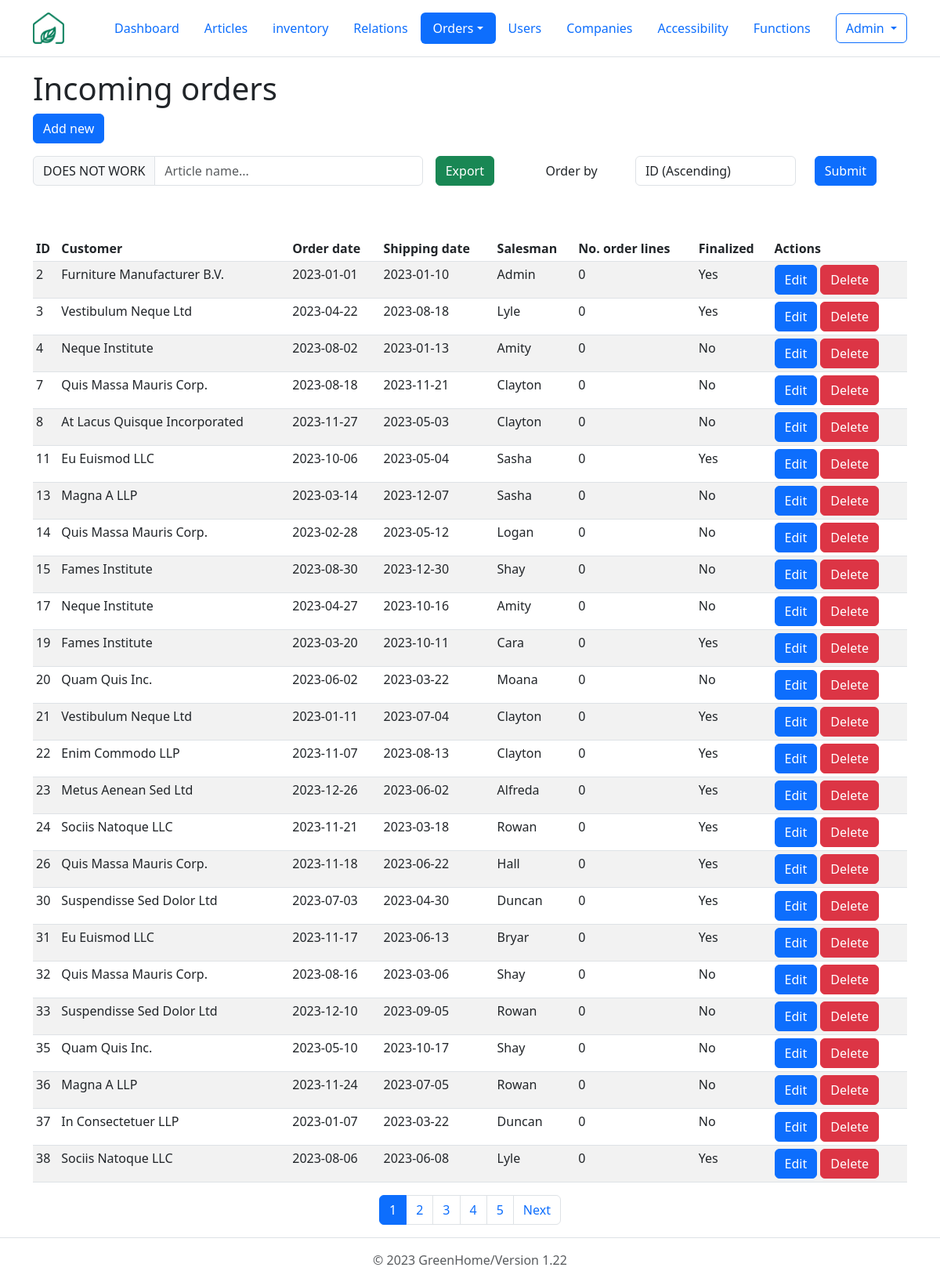
/php/orders/GUI_incoming.php (signed in), run on an earlier commit of the app's database.
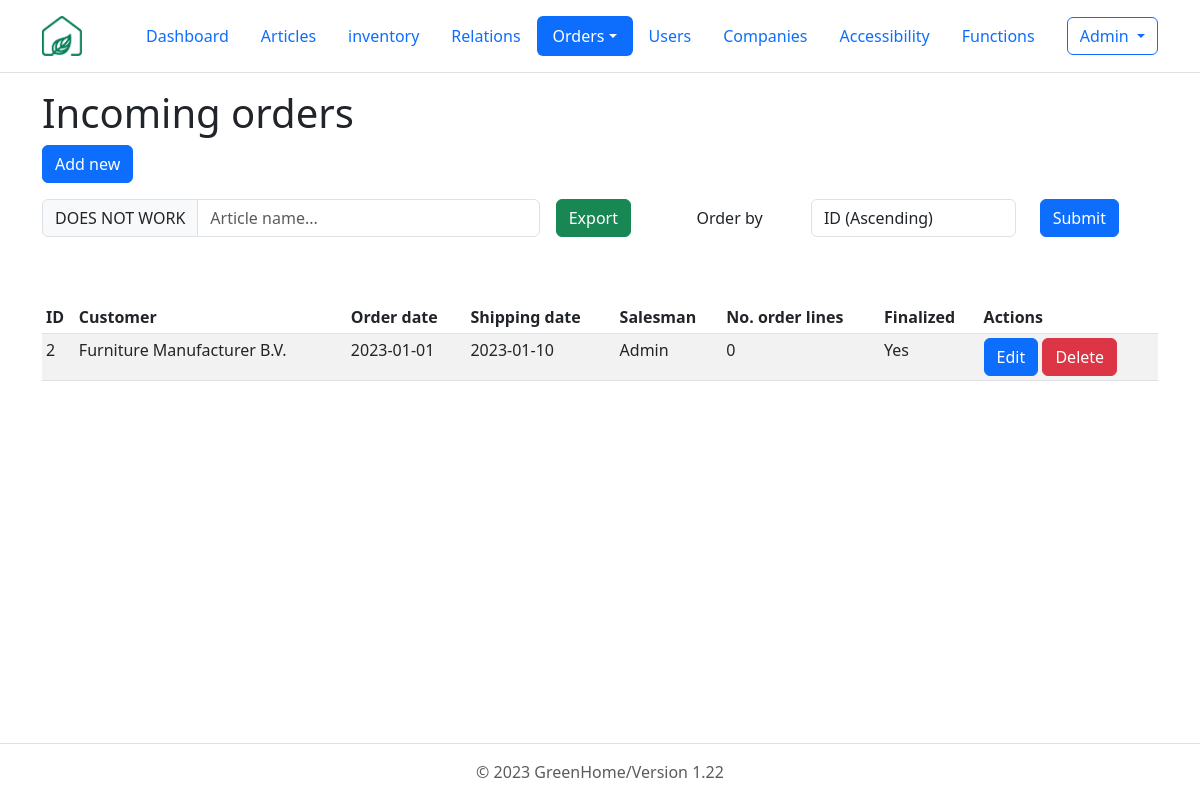
And on a later commit of the database.
### tables this page shows
CREATE TABLE orders (
  id int(10) NOT NULL, 
  order_date date NOT NULL DEFAULT CURRENT_TIMESTAMP, 
  shipping_date date NOT NULL, 
  order_type tinyint(1) NOT NULL, 
  employee_id int(10) NOT NULL DEFAULT 1, 
  relation_id int(10) NOT NULL, 
  company_id int(10) NOT NULL,
  is_finalized tinyint(1) NOT NULL DEFAULT 0
);

CREATE TABLE relations (
  id int(10) NOT NULL, 
  name varchar(255) NOT NULL, 
  street varchar(255) NOT NULL, 
  house_nr varchar(10), 
  zip_code varchar(50) NOT NULL, 
  city varchar(255) NOT NULL, 
  country_code char(2) NOT NULL, 
  email_adress varchar(255) NOT NULL, 
  phone_number varchar(22) NOT NULL 
);

CREATE TABLE employees (
  id int(10) NOT NULL, 
  first_name char(255) NOT NULL, 
  last_name char(255) NOT NULL, 
  email_adress varchar(255) NOT NULL UNIQUE, 
  password varchar(255) NOT NULL, 
  company_id int(10) NOT NULL, 
  function_name varchar(10) NOT NULL, 
  is_active tinyint(1) DEFAULT 1 
);

### php/orders/GUI_incoming.php (the view, shortened to what the changed rows need)
<?php
require_once '../include/db_connect.php';
?>
<!DOCTYPE html>
<html lang="en" class="h-100" data-bs-theme="light">
<head>
  <link href="https://cdn.jsdelivr.net/npm/bootstrap@5.3.0-alpha1/dist/css/bootstrap.min.css" rel="stylesheet">
</head>
<body class="d-flex flex-column h-100">
<body class="d-flex flex-column h-100">
    <div class="container">
      <h1>Incoming orders</h1>
      <br>
      <table class="table table-striped table-sm" id="table">
        <thead>
          <tr>
            <th>ID</th>
            <th>Customer</th>
            <th>Order date</th>
            <th>Shipping date</th>
            <th>Salesman</th>
            <th>No. order lines</th>
            <th>Finalized</th>
            <th>Actions</th>
          </tr>
        </thead>
        <tbody>
        <?php
        $records_per_page = 25;
        $sql_count = "SELECT COUNT(*) AS count FROM orders WHERE order_type = 0";
        $result_count = $connection->query($sql_count);
        $row_count = $result_count->fetch_assoc();
        $total_records = $row_count['count'];
        $total_pages = ceil($total_records / $records_per_page);
        $current_page = isset($_GET['page']) && is_numeric($_GET['page']) ? (int)$_GET['page'] : 1;
        $offset = ($current_page - 1) * $records_per_page;
        if(isset($_GET["order_by"])){
          $get_order_by = $_GET["order_by"];
          switch($get_order_by) {
            case "id_asc":
              $order_by = "id ASC";
              break;
            case "id_desc":
              $order_by = "id DESC";
              break;
            case "order_date_asc":
              $order_by = "order_date ASC";
              break;
            case "order_date_desc":
              $order_by = "order_date DESC";
              break;
            case "shipping_date_asc":
              $order_by = "shipping_date ASC";
              break;
            case "shipping_date_desc":
              $order_by = "shipping_date DESC";
              break;
            case "num_lines_asc":
              $order_by = "num_of_lines ASC";
              break;
            case "num_lines_desc":
              $order_by = "num_of_lines DESC";
              break;
            default:
              $order_by = "id ASC";
          }
        } else {
          $order_by = "id ASC";
        }
        $sql = "SELECT orders.id as id, relations.name as name, orders.order_date as order_date, orders.shipping_date as shipping_date, COUNT(order_lines.order_id) AS num_of_lines, employees.first_name as verkoper_name, IF(orders.is_finalized = 1, 'Yes', 'No') as is_finalized
        FROM orders
        JOIN relations
          ON orders.relation_id = relations.id
        JOIN employees
          ON orders.employee_id = employees.id
        LEFT JOIN order_lines
          ON orders.id = order_lines.order_id
        WHERE order_type = 0
        GROUP BY orders.id
        ORDER BY $order_by
        LIMIT $records_per_page
        OFFSET $offset;";
        $result = $connection->query($sql);
        while($row = $result->fetch_assoc()) {
          echo "<tr>
          <td>$row[id]</td>
          <td>$row[name]</td>
          <td>$row[order_date]</td>
          <td>$row[shipping_date]</td>
          <td>$row[verkoper_name]</td>
          <td>$row[num_of_lines]</td>
          <td>$row[is_finalized]</td>
          <td>
            <a class='btn btn-primary' href='GUI_orderEdit.php?id=$row[id]'>Edit</a>
            <a class='btn btn-danger' href='controller_orders.php?id=$row[id]&action=delete&order_type=outgoing'>Delete</a>
          </td>
          </tr>";
        }
        ?>
        </tbody>
      </table>
      <?php if ($total_pages > 1): ?>
          <nav aria-label="Page navigation">
            <ul class="pagination justify-content-center">
              <?php
                $start_page = max(1, $current_page - 5);
                $end_page = min($total_pages, $current_page + 5);
                for ($i = $start_page; $i <= $end_page; $i++):
              ?>
                <li class="page-item<?= $current_page == $i ? ' active' : '' ?>">
                  <a class="page-link" href="?page=<?= $i ?>"><?= $i ?></a>
                </li>
              <?php endfor; ?>
              <?php if ($current_page < $total_pages): ?>
                <li class="page-item"><a class="page-link" href="?page=<?= $current_page + 1 ?>">Next</a></li>
              <?php endif; ?>
            </ul>
          </nav>
        <?php endif; ?>
    </div>
</body>
</html>

What changed in the data, as far as the page shows it:
removed orders: id "3", relation.name "Vestibulum Neque Ltd", order_date "2023-04-22", shipping_date "2023-08-18", employee.first_name "Lyle", row "0", row "Yes"
removed orders: id "4", relation.name "Neque Institute", order_date "2023-08-02", shipping_date "2023-01-13", employee.first_name "Amity", row "0", row "No"
removed orders: id "7", relation.name "Quis Massa Mauris Corp.", order_date "2023-08-18", shipping_date "2023-11-21", employee.first_name "Clayton", row "0", row "No"
removed orders: id "8", relation.name "At Lacus Quisque Incorporated", order_date "2023-11-27", shipping_date "2023-05-03", employee.first_name "Clayton", row "0", row "No"
removed orders: id "11", relation.name "Eu Euismod LLC", order_date "2023-10-06", shipping_date "2023-05-04", employee.first_name "Sasha", row "0", row "Yes"
removed orders: id "13", relation.name "Magna A LLP", order_date "2023-03-14", shipping_date "2023-12-07", employee.first_name "Sasha", row "0", row "No"
removed orders: id "14", relation.name "Quis Massa Mauris Corp.", order_date "2023-02-28", shipping_date "2023-05-12", employee.first_name "Logan", row "0", row "No"
removed orders: id "15", relation.name "Fames Institute", order_date "2023-08-30", shipping_date "2023-12-30", employee.first_name "Shay", row "0", row "No"
removed orders: id "17", relation.name "Neque Institute", order_date "2023-04-27", shipping_date "2023-10-16", employee.first_name "Amity", row "0", row "No"
removed orders: id "19", relation.name "Fames Institute", order_date "2023-03-20", shipping_date "2023-10-11", employee.first_name "Cara", row "0", row "Yes"
removed orders: id "20", relation.name "Quam Quis Inc.", order_date "2023-06-02", shipping_date "2023-03-22", employee.first_name "Moana", row "0", row "No"
removed orders: id "21", relation.name "Vestibulum Neque Ltd", order_date "2023-01-11", shipping_date "2023-07-04", employee.first_name "Clayton", row "0", row "Yes"
removed orders: id "22", relation.name "Enim Commodo LLP", order_date "2023-11-07", shipping_date "2023-08-13", employee.first_name "Clayton", row "0", row "Yes"
removed orders: id "23", relation.name "Metus Aenean Sed Ltd", order_date "2023-12-26", shipping_date "2023-06-02", employee.first_name "Alfreda", row "0", row "Yes"
removed orders: id "24", relation.name "Sociis Natoque LLC", order_date "2023-11-21", shipping_date "2023-03-18", employee.first_name "Rowan", row "0", row "Yes"
removed orders: id "26", relation.name "Quis Massa Mauris Corp.", order_date "2023-11-18", shipping_date "2023-06-22", employee.first_name "Hall", row "0", row "Yes"
removed orders: id "30", relation.name "Suspendisse Sed Dolor Ltd", order_date "2023-07-03", shipping_date "2023-04-30", employee.first_name "Duncan", row "0", row "Yes"
removed orders: id "31", relation.name "Eu Euismod LLC", order_date "2023-11-17", shipping_date "2023-06-13", employee.first_name "Bryar", row "0", row "Yes"
removed orders: id "32", relation.name "Quis Massa Mauris Corp.", order_date "2023-08-16", shipping_date "2023-03-06", employee.first_name "Shay", row "0", row "No"
removed orders: id "33", relation.name "Suspendisse Sed Dolor Ltd", order_date "2023-12-10", shipping_date "2023-09-05", employee.first_name "Rowan", row "0", row "No"
removed orders: id "35", relation.name "Quam Quis Inc.", order_date "2023-05-10", shipping_date "2023-10-17", employee.first_name "Shay", row "0", row "No"
removed orders: id "36", relation.name "Magna A LLP", order_date "2023-11-24", shipping_date "2023-07-05", employee.first_name "Rowan", row "0", row "No"
removed orders: id "37", relation.name "In Consectetuer LLP", order_date "2023-01-07", shipping_date "2023-03-22", employee.first_name "Duncan", row "0", row "No"
removed orders: id "38", relation.name "Sociis Natoque LLC", order_date "2023-08-06", shipping_date "2023-06-08", employee.first_name "Lyle", row "0", row "Yes"
Also different on the page:
list line gone: "1"
list line gone: "2"
list line gone: "3"
list line gone: "4"
list line gone: "5"
text no longer shown: "Next"
